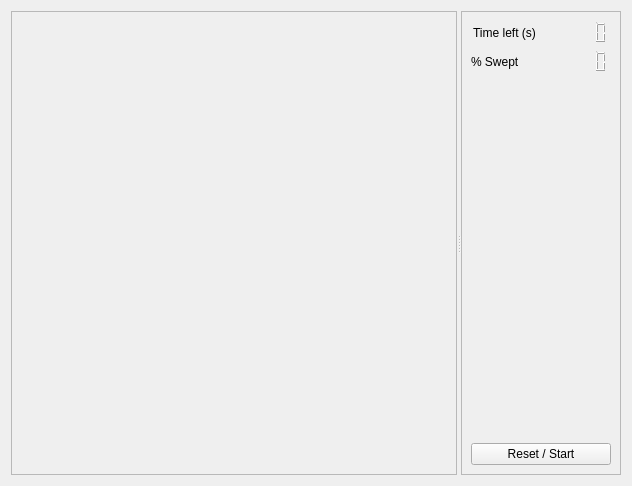
<?xml version="1.0" encoding="UTF-8"?>
<ui version="4.0">
 <class>guiDlg</class>
 <widget class="QWidget" name="guiDlg">
  <property name="geometry">
   <rect>
    <x>0</x>
    <y>0</y>
    <width>632</width>
    <height>486</height>
   </rect>
  </property>
  <property name="windowTitle">
   <string>aspirador</string>
  </property>
  <layout class="QVBoxLayout" name="verticalLayout_3">
   <item>
    <widget class="QSplitter" name="splitter">
     <property name="orientation">
      <enum>Qt::Horizontal</enum>
     </property>
     <widget class="QFrame" name="frame">
      <property name="sizePolicy">
       <sizepolicy hsizetype="Expanding" vsizetype="Preferred">
        <horstretch>0</horstretch>
        <verstretch>0</verstretch>
       </sizepolicy>
      </property>
      <property name="minimumSize">
       <size>
        <width>400</width>
        <height>0</height>
       </size>
      </property>
      <property name="frameShape">
       <enum>QFrame::StyledPanel</enum>
      </property>
      <property name="frameShadow">
       <enum>QFrame::Raised</enum>
      </property>
     </widget>
     <widget class="QFrame" name="frame_2">
      <property name="sizePolicy">
       <sizepolicy hsizetype="MinimumExpanding" vsizetype="Preferred">
        <horstretch>0</horstretch>
        <verstretch>0</verstretch>
       </sizepolicy>
      </property>
      <property name="frameShape">
       <enum>QFrame::StyledPanel</enum>
      </property>
      <property name="frameShadow">
       <enum>QFrame::Raised</enum>
      </property>
      <layout class="QVBoxLayout" name="verticalLayout_2">
       <item>
        <layout class="QVBoxLayout" name="verticalLayout">
         <item>
          <layout class="QHBoxLayout" name="horizontalLayout">
           <item>
            <widget class="QLabel" name="label_2">
             <property name="layoutDirection">
              <enum>Qt::LeftToRight</enum>
             </property>
             <property name="text">
              <string>Time left (s)</string>
             </property>
             <property name="alignment">
              <set>Qt::AlignCenter</set>
             </property>
            </widget>
           </item>
           <item>
            <widget class="QLCDNumber" name="lcdNumber_time">
             <property name="sizePolicy">
              <sizepolicy hsizetype="Minimum" vsizetype="Preferred">
               <horstretch>0</horstretch>
               <verstretch>0</verstretch>
              </sizepolicy>
             </property>
             <property name="minimumSize">
              <size>
               <width>0</width>
               <height>0</height>
              </size>
             </property>
             <property name="font">
              <font>
               <family>Ubuntu</family>
               <pointsize>11</pointsize>
               <weight>9</weight>
               <italic>false</italic>
               <bold>false</bold>
              </font>
             </property>
             <property name="styleSheet">
              <string notr="true">font: 75 11pt &quot;Ubuntu&quot;;</string>
             </property>
             <property name="frameShadow">
              <enum>QFrame::Plain</enum>
             </property>
             <property name="lineWidth">
              <number>0</number>
             </property>
             <property name="smallDecimalPoint">
              <bool>true</bool>
             </property>
             <property name="segmentStyle">
              <enum>QLCDNumber::Filled</enum>
             </property>
            </widget>
           </item>
          </layout>
         </item>
         <item>
          <layout class="QHBoxLayout" name="horizontalLayout_2">
           <item>
            <widget class="QLabel" name="label">
             <property name="text">
              <string>% Swept</string>
             </property>
             <property name="alignment">
              <set>Qt::AlignLeading|Qt::AlignLeft|Qt::AlignVCenter</set>
             </property>
            </widget>
           </item>
           <item>
            <widget class="QLCDNumber" name="lcdNumber_percent">
             <property name="sizePolicy">
              <sizepolicy hsizetype="Minimum" vsizetype="Maximum">
               <horstretch>0</horstretch>
               <verstretch>0</verstretch>
              </sizepolicy>
             </property>
             <property name="minimumSize">
              <size>
               <width>0</width>
               <height>0</height>
              </size>
             </property>
             <property name="font">
              <font>
               <family>Ubuntu Condensed</family>
               <pointsize>12</pointsize>
               <weight>75</weight>
               <bold>true</bold>
              </font>
             </property>
             <property name="frameShadow">
              <enum>QFrame::Plain</enum>
             </property>
             <property name="lineWidth">
              <number>0</number>
             </property>
             <property name="smallDecimalPoint">
              <bool>true</bool>
             </property>
            </widget>
           </item>
          </layout>
         </item>
         <item>
          <spacer name="verticalSpacer">
           <property name="orientation">
            <enum>Qt::Vertical</enum>
           </property>
           <property name="sizeHint" stdset="0">
            <size>
             <width>20</width>
             <height>40</height>
            </size>
           </property>
          </spacer>
         </item>
         <item>
          <widget class="QPushButton" name="pushButton">
           <property name="text">
            <string>Reset / Start</string>
           </property>
          </widget>
         </item>
        </layout>
       </item>
      </layout>
     </widget>
    </widget>
   </item>
  </layout>
 </widget>
 <resources/>
 <connections/>
</ui>
